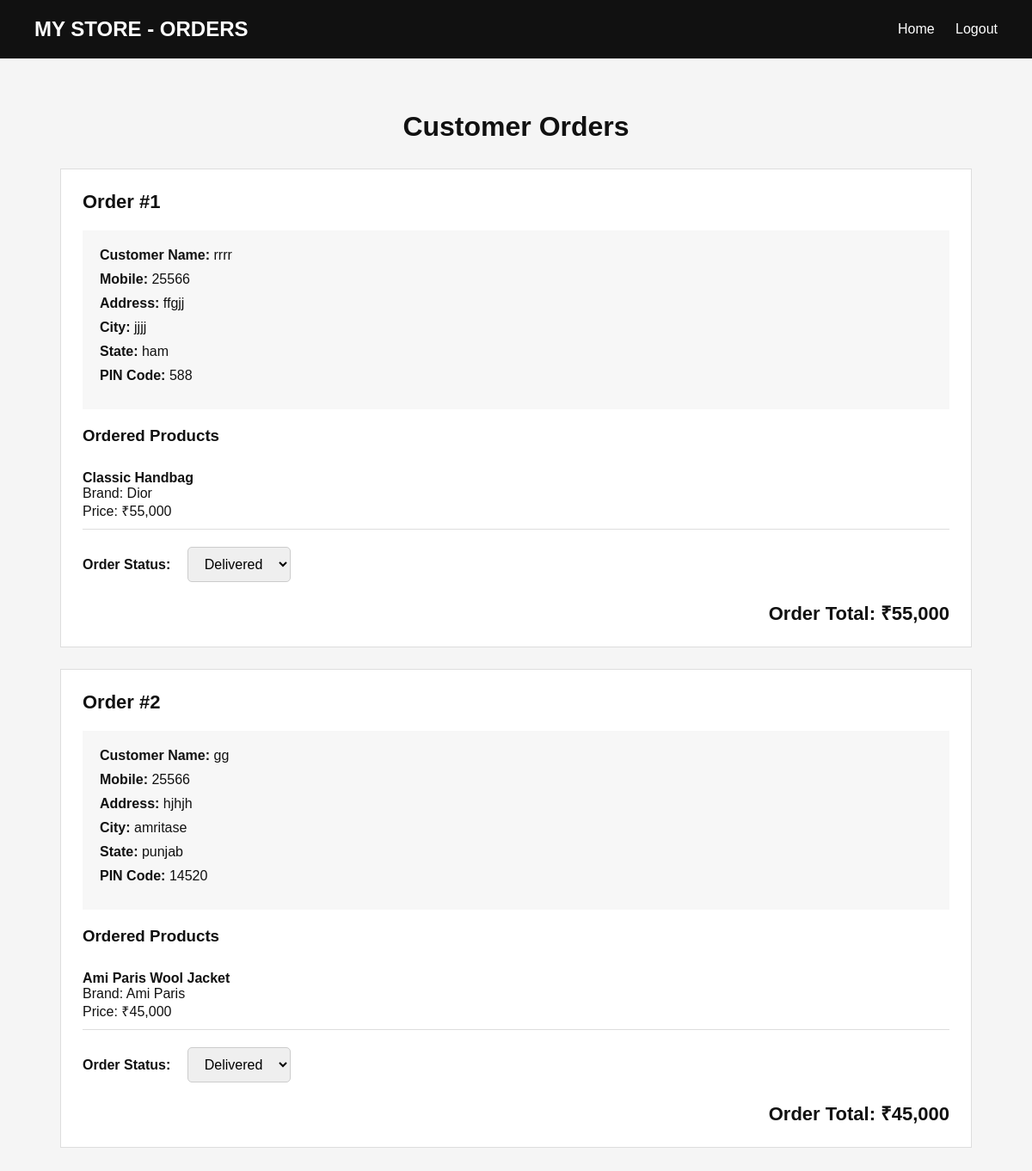
The page /orders (signed in) on the database its author committed.
### tables this page shows
CREATE TABLE orders (
            id INTEGER PRIMARY KEY AUTOINCREMENT,
            name TEXT NOT NULL,
            mobile TEXT NOT NULL,
            address TEXT NOT NULL,
            city TEXT NOT NULL,
            state TEXT NOT NULL,
            pincode TEXT NOT NULL,
            items TEXT NOT NULL,
            total INTEGER NOT NULL
        , status TEXT DEFAULT 'Pending');

### app.py (the view)
@app.route("/orders")
def show_orders():
    if not session.get("admin_logged_in"):
        return redirect(url_for("admin_login"))
    conn = sqlite3.connect(DATABASE)
    conn.row_factory = sqlite3.Row
    cursor = conn.cursor()
    cursor.execute("""
        SELECT * FROM orders
        ORDER BY id DESC
    """)
    database_orders = cursor.fetchall()
    conn.close()
    orders = []
    for row in database_orders:
        order = {
            "id": row["id"],
            "name": row["name"],
            "mobile": row["mobile"],
            "address": row["address"],
            "city": row["city"],
            "state": row["state"],
            "pincode": row["pincode"],
            "items": json.loads(row["items"]),
            "total": row["total"],
            "status": row["status"] if row["status"] else "Pending"
        }
        orders.append(order)
    return render_template(
        "orders.html",
        orders=orders
    )

### templates/orders.html (shortened to what this page needs)
<!DOCTYPE html>
<html lang="en">
<head>
</head>
<body>
<header>
    <div class="logo">
        MY STORE - ORDERS
    </div>
    <div>
        <a href="/" style="margin-right:20px;">
            Home
        </a>
        <a href="/admin-logout">
            Logout
        </a>
    </div>
</header>
<div class="container">
    <h1>
        Customer Orders
    </h1>
    {% if orders %}
        {% for order in orders %}
        <div class="order">
            <div class="order-title">
                Order #{{ loop.index }}
            </div>
            <div class="customer">
                <div class="row">
                    <span class="label">Customer Name:</span>
                    {{ order.name }}
                </div>
                <div class="row">
                    <span class="label">Mobile:</span>
                    {{ order.mobile }}
                </div>
                <div class="row">
                    <span class="label">Address:</span>
                    {{ order.address }}
                </div>
                <div class="row">
                    <span class="label">City:</span>
                    {{ order.city }}
                </div>
                <div class="row">
                    <span class="label">State:</span>
                    {{ order.state }}
                </div>
                <div class="row">
                    <span class="label">PIN Code:</span>
                    {{ order.pincode }}
                </div>
            </div>
            <h3>
                Ordered Products
            </h3>
            {% for item in order["items"] %}
            <div class="product">
                <strong>
                    {{ item.name }}
                </strong>
                <br>
                Brand: {{ item.brand }}
                <br>
                Price:
                ₹{{ "{:,}".format(item.price) }}
            </div>
            {% endfor %}
<div style="margin-top:20px;">
    <span class="label">
        Order Status:
    </span>
    <form method="POST"
          action="{{ url_for('update_status', order_id=order.id) }}"
          style="display:inline-block; margin-left:15px;">
        <select name="status"
                onchange="this.form.submit()"
                style="padding:10px 15px;
                       font-size:16px;
                       border:1px solid #ccc;
                       border-radius:5px;">
            <option value="Delivered"
                {% if order.status == "Delivered" %}selected{% endif %}>
                Delivered
            </option>
        </select>
    </form>
</div>
            <div class="total">
                Order Total:
                ₹{{ "{:,}".format(order.total) }}
            </div>
        </div>
        {% endfor %}
    {% endif %}
</div>
</body>
</html>

### templates/orders.html (style rules this page uses)
* { box-sizing: border-box; }
body { margin: 0; font-family: Arial, sans-serif; background: #f5f5f5; color: #111; }
header { background: #111; color: white; padding: 20px 40px; display: flex; justify-content: space-between; align-items: center; }
.logo { font-size: 24px; font-weight: bold; }
header a { color: white; text-decoration: none; }
.container { max-width: 1100px; margin: auto; padding: 40px 20px; }
h1 { text-align: center; margin-bottom: 30px; }
.order { background: white; border: 1px solid #ddd; padding: 25px; margin-bottom: 25px; }
.order-title { font-size: 22px; font-weight: bold; margin-bottom: 20px; }
.customer { background: #f7f7f7; padding: 20px; margin-bottom: 20px; }
.row { margin-bottom: 10px; }
.label { font-weight: bold; }
.product { padding: 10px 0; border-bottom: 1px solid #ddd; }
.total { text-align: right; font-size: 22px; font-weight: bold; margin-top: 20px; }

### rows shown on the page
orders: name "rrrr", mobile "25566", address "ffgjj", city "jjjj", state "ham", pincode "588", name "Classic Handbag", brand "Dior", price "55,000", status "Delivered", total "55,000"
orders: name "gg", mobile "25566", address "hjhjh", city "amritase", state "punjab", pincode "14520", name "Ami Paris Wool Jacket", brand "Ami Paris", price "45,000", status "Delivered", total "45,000"
